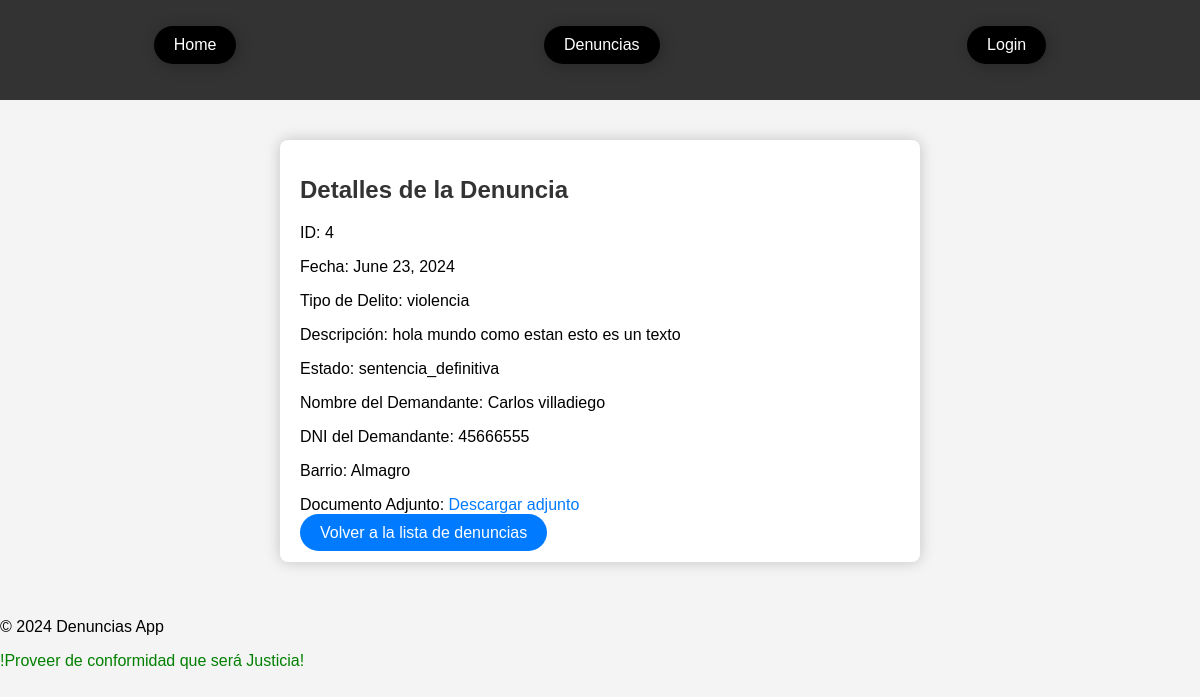
The page /denuncias/4/ on the database as committed earlier.
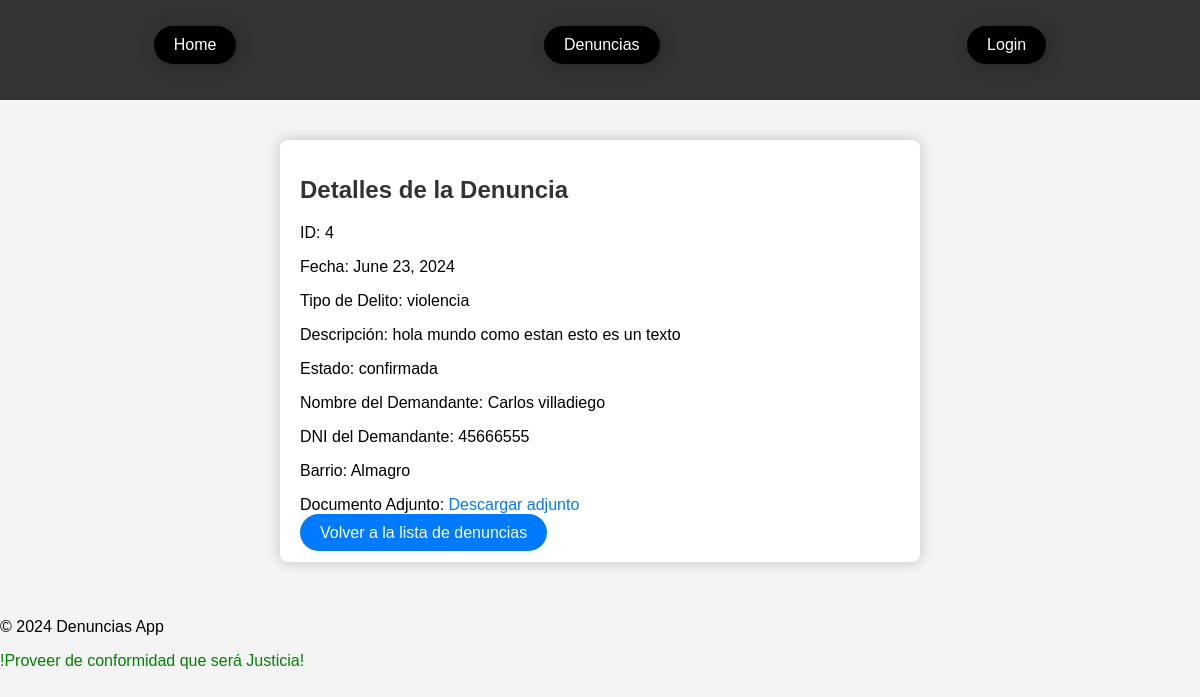
The same page on the database as committed later.
### denuncias/models.py (models this page shows, shortened)
class Denuncia(models.Model):
    archivo = models.FileField(upload_to='archivos_denuncias/', null=True, blank=True)
    TIPOS_DELITO = [
        ('robo', 'Robo'),
        ('fraude', 'Fraude'),
        ('violencia', 'Violencia'),
        ('homicidio', 'Homicidio'),
        ('secuestro', 'Secuestro'),
        ('extorsion', 'Extorsión'),
        ('trafico_drogas', 'Tráfico de Drogas'),
        ('trata_personas', 'Trata de Personas'),
        ('lesiones', 'Lesiones'),
        ('estafa', 'Estafa'),
    ]
    BARRIOS = [
        ('Agronomía', 'Agronomía'),
        ('Almagro', 'Almagro'),
        ('Balvanera', 'Balvanera'),
        ('Barracas', 'Barracas'),
        ('Belgrano', 'Belgrano'),
        ('Caballito', 'Caballito'),
        ('Chacarita', 'Chacarita'),
        ('Colegiales', 'Colegiales'),
        ('Constitución', 'Constitución'),
        ('Flores', 'Flores'),
        ('Floresta', 'Floresta'),
        ('La Boca', 'La Boca'),
        ('La Paternal', 'La Paternal'),
        ('Liniers', 'Liniers'),
        ('Mataderos', 'Mataderos'),
        ('Monserrat', 'Monserrat'),
        ('Núñez', 'Núñez'),
        ('Palermo', 'Palermo'),
        ('Parque Avellaneda', 'Parque Avellaneda'),
        ('Parque Chacabuco', 'Parque Chacabuco'),
        ('Parque Patricios', 'Parque Patricios'),
        ('Puerto Madero', 'Puerto Madero'),
        ('Recoleta', 'Recoleta'),
        ('Retiro', 'Retiro'),
        ('Saavedra', 'Saavedra'),
        ('San Cristóbal', 'San Cristóbal'),
        ('San Nicolás', 'San Nicolás'),
        ('San Telmo', 'San Telmo'),
        ('Vélez Sársfield', 'Vélez Sársfield'),
        ('Villa Crespo', 'Villa Crespo'),
        ('Villa del Parque', 'Villa del Parque'),
        ('Villa Devoto', 'Villa Devoto'),
        ('Villa Lugano', 'Villa Lugano'),
        ('Villa Luro', 'Villa Luro'),
        ('Villa Pueyrredón', 'Villa Pueyrredón'),
        ('Villa Urquiza', 'Villa Urquiza'),
    ]
    ESTADOS_DENUNCIA = [
        ('presentada', 'Presentada'),
        ('confirmada', 'Confirmada'),
        ('sentencia_definitiva', 'Sentencia Definitiva'),
    ]
    titulo = models.CharField(max_length=100)
    descripcion = models.TextField()
    nombre_demandante = models.CharField(max_length=100)
    dni_demandante = models.CharField(max_length=15)
    estado = models.CharField(max_length=20, choices=ESTADOS_DENUNCIA, default='presentada')
    tipo_delito = models.CharField(max_length=20, choices=TIPOS_DELITO)
    fecha_creacion = models.DateTimeField(auto_now_add=True)
    barrio = models.CharField(max_length=100, choices=BARRIOS)
    fecha = models.DateField(null=True)
    documento_adjunto = models.FileField(upload_to='documentos_adjuntos/')

### denuncias/views.py (the view)
# urls.py: path('<int:pk>/', views.DenunciaDetailView.as_view(), name='denuncia_detail'),
class DenunciaDetailView(DetailView):
    model = Denuncia
    template_name = 'denuncias/denuncia_detail.html'
    def get_context_data(self, **kwargs):
        context = super().get_context_data(**kwargs)
        user = self.request.user
        if user.is_authenticated:
            if user.is_superuser:
                context['can_edit'] = True
                context['can_delete'] = True
            elif user.groups.filter(name='Empleado').exists():
                context['can_edit'] = True
                context['can_delete'] = False
            else:
                context['can_edit'] = False
                context['can_delete'] = False
        else:
            context['can_edit'] = False
            context['can_delete'] = False
        return context

### denuncias/templates/denuncias/denuncia_detail.html (shortened to what this page needs)
{% extends 'base_generic.html' %}
{% block content %}
<div class="detail-container">
    <h1>Detalles de la Denuncia</h1>
    <p>ID: {{ object.id }}</p>
    <p>Fecha: {{ object.fecha }}</p>
    <p>Tipo de Delito: {{ object.tipo_delito }}</p>
    <p>Descripción: {{ object.descripcion }}</p>
    <p>Estado: {{ object.estado }}</p>
    <p>Nombre del Demandante: {{ object.nombre_demandante }}</p>
    <p>DNI del Demandante: {{ object.dni_demandante }}</p>
    <p>Barrio: {{ object.barrio }}</p>
    {% if object.documento_adjunto %}
    <p>Documento Adjunto: <a href="{{ object.documento_adjunto.url }}" target="_blank">Descargar adjunto</a></p>
    {% else %}
    <p>Documento Adjunto: No hay archivo adjunto</p>
    {% endif %}
    <a href="{% url 'denuncia_list' %}" class="back-button">Volver a la lista de denuncias</a>
</div>
{% endblock %}

### denuncias/templates/base_generic.html (shortened to what this page needs)
{% load static %}
<!DOCTYPE html>
<html lang="en">
<head>
    <link rel="stylesheet" href="{% static 'css/style.css' %}">
</head>
<body>
    <header>
        <nav>
            <ul>
                <li><a href="{% url 'home' %}">Home</a></li>
                <li><a href="{% url 'denuncia_list' %}">Denuncias</a></li>
                {% if user.is_authenticated %}
                    <li><a href="{% url 'estadisticas_denuncias' %}">Estadísticas</a></li>
                    <li><a href="{% url 'exportar_denuncias_csv' %}">Exportar Denuncias (CSV)</a></li>
                    <li><a href="{% url 'logout' %}">Logout</a></li>
                {% else %}
                    <li><a href="{% url 'login' %}">Login</a></li>
                {% endif %}
            </ul>
        </nav>
    </header>
    <main>
        {% block content %}
        {% endblock %}
    </main>
    <footer>
        <p>&copy; 2024 Denuncias App</p>
    </footer>
<div id="welcome-message"></div>
</body>
</html>

### denuncias/static/css/style.css (style rules this page uses)
body { font-family: 'Arial', sans-serif; margin: 0; padding: 0; background-color: #f4f4f4; }
header { background: #333; color: #fff; padding: 10px 0; }
nav ul { list-style: none; padding: 0; display: flex; justify-content: space-around; flex-wrap: wrap; }
nav ul li { display: inline; background:black; border-radius: 20px; border: none; box-shadow: 2px 2px 15px rgba(0, 0, 0, 0.265); }
nav ul li a { color: #fff; text-decoration: none; padding: 10px; }
main { padding: 20px; }
h1 { color: #333; }
ul { list-style: none; padding: 0; }
ul li { padding: 10px; background-color: #fff; margin-bottom: 10px; border: 1px solid #ddd; border-radius: 20px; box-shadow:2px 2px 7px rgba(0, 0, 0, 0.128); }
ul li a { text-decoration: none; color: #333; }

### denuncias/templates/denuncias/denuncia_detail.html (style rules this page uses)
body { font-family: Arial, sans-serif; background-color: #f4f4f4; margin: 0; padding: 0; }
.detail-container { max-width: 600px; margin: 20px auto; background-color: #fff; padding: 20px; border-radius: 8px; box-shadow: 0 0 15px rgba(0, 0, 0, 0.2); }
h1 { color: #333; font-size: 24px; margin-bottom: 20px; }
p { margin-bottom: 10px; }
a { color: #007bff; text-decoration: none; }
.back-button { background-color: #007bff; color: white; padding:10px 20px; border-radius:20px; margin:15px 0px 0px 0px; }

Rows that differ between the two databases and show on the page:
changed Denuncia "violencia": estado "sentencia_definitiva" → "confirmada"
